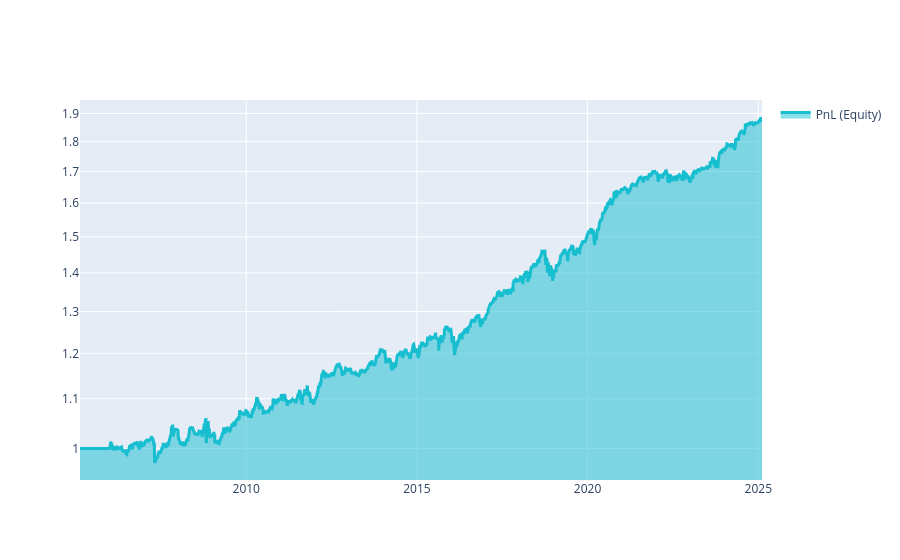

The notebook cell this image was saved under:
### Markdown cell above
The sharpe ratio using the method above follows from **forward looking**. Predictions for (let us say) 2017 know about the relation between features and targets in 2020. Let us visualize the results:

### Code cell
import qnt.graph as qngraph

statistics = qnstats.calc_stat(stock_data, weights)

display(statistics.to_pandas().tail())

performance = statistics.to_pandas()["equity"]
qngraph.make_plot_filled(performance.index, performance, name="PnL (Equity)", type="log")

display(statistics[-1:].sel(field = ["sharpe_ratio"]).transpose().to_pandas())

# check for correlations with existing strategies:
qnstats.print_correlation(weights,stock_data)

### Figure 1 — Plotly figure (JSON) as saved in the notebook; plotly's stock layout.template omitted (floating-point values rounded to 4 significant figures; data arrays with more than 128 entries replaced by an {"elided": "..."} marker saying what was removed)
{"data": [{"fill": "tonexty", "line": {"color": "#17BECF", "width": 3}, "name": "PnL (Equity)", "type": "scatter", "x": {"elided": "5027 str values"}, "y": {"elided": "5027 float values"}}], "layout": {"autosize": true, "showlegend": true, "xaxis": {"autorange": true, "range": ["2005-02-17", "2025-02-10"], "type": "date"}, "yaxis": {"range": [-0.02623, 0.2899], "type": "log"}}}
